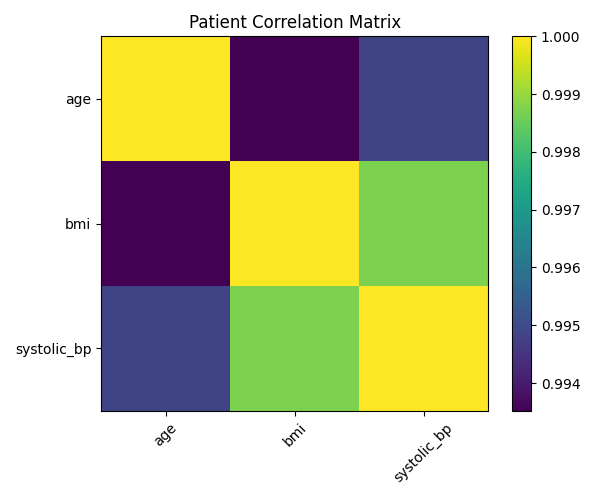

The script that saved this image:
import pandas as pd

import matplotlib.pyplot as plt

data = {
    "age": [29, 35, 42, 48, 52, 61, 67],
    "bmi": [22.1, 24.8, 26.4, 29.1, 31.2, 33.5, 34.8],
    "systolic_bp": [110, 118, 122, 130, 136, 142, 148]
}

df = pd.DataFrame(data)

# Calculate correlation matrix
corr = df.corr()
print("Correlation Matrix")
print(corr)

# Create heatmap
plt.figure(figsize=(6,5))
plt.imshow(corr, aspect="auto")
plt.colorbar()
plt.xticks(range(len(corr.columns)), corr.columns, rotation=45)
plt.yticks(range(len(corr.columns)), corr.columns)
plt.title("Patient Correlation Matrix")
plt.tight_layout()

plt.savefig("patient_correlation_matrix.png")
plt.show()
